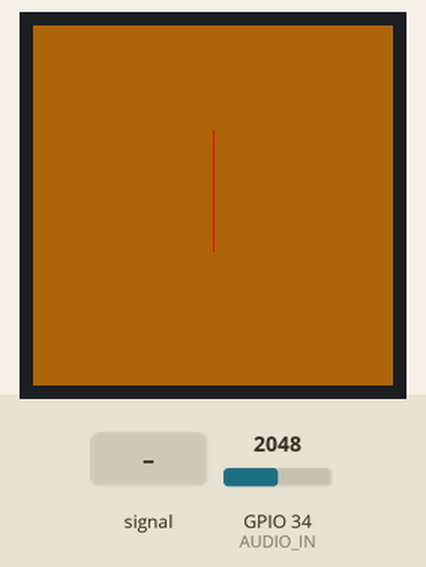
A sketch run on a simulated ESP32. Parts: 240×240 colour display. Inputs (shaded band) come from the test bench; at power-on: GPIO 34 (AUDIO_IN) = 2048.

Above: at 1.4 s.
1.5 s: GPIO 34 (AUDIO_IN) fed a 200 Hz sine of ±327 counts around its level
At 2.2 s:
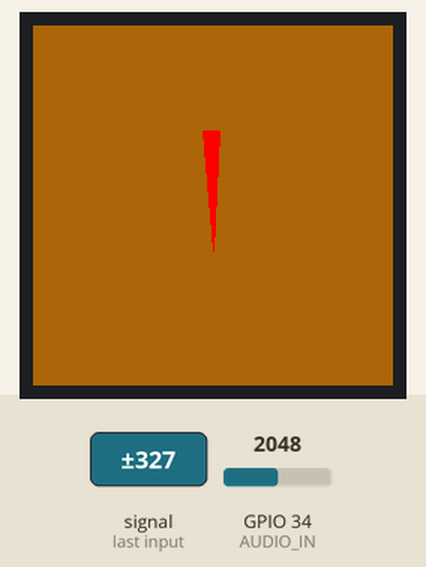
3.1 s: GPIO 34 (AUDIO_IN) set to 1228
At 4.4 s:
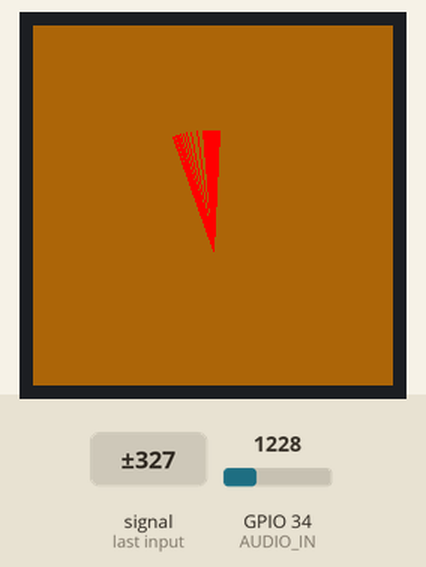
4.7 s: GPIO 34 (AUDIO_IN) set to 491
At 6.0 s:
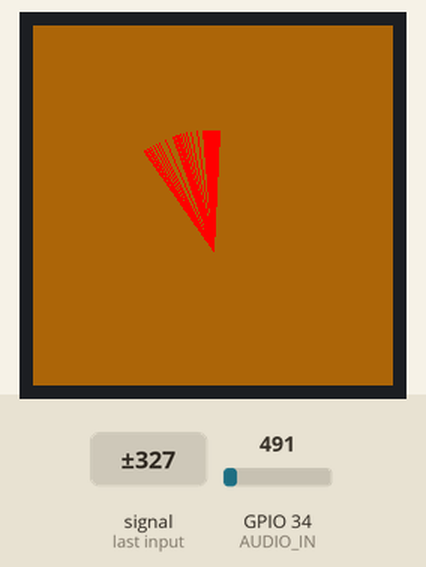
6.3 s: GPIO 34 (AUDIO_IN) fed a 200 Hz sine of ±327 counts around its level
At 7.7 s:
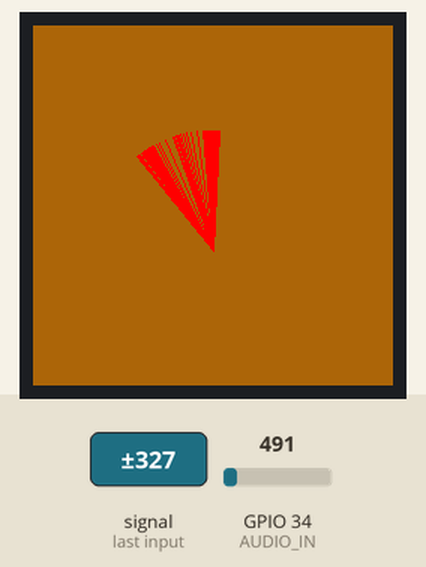
7.9 s: GPIO 34 (AUDIO_IN) set to 0
At 9.3 s:
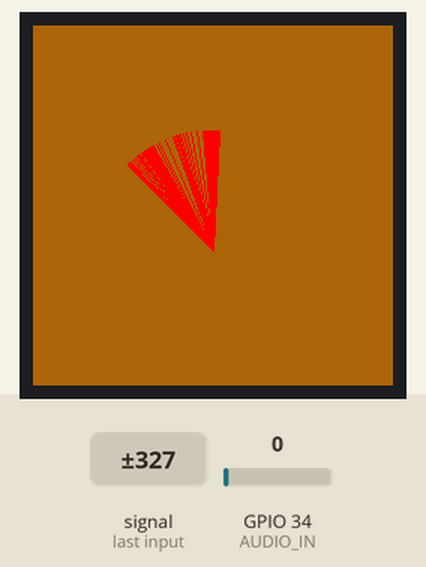
Timing chart, 0 to 10.5 s (numbered marks = the images above; inputs shaded):
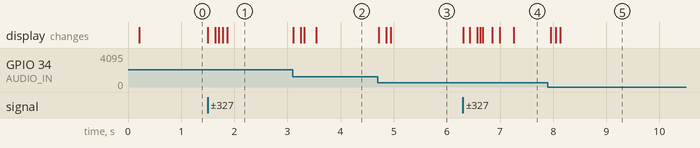

Measured:
- after the input at 1.5 s, the display: first changes at once (image 1 shows a later state)
- after the input at 3.1 s, the display: first changes at once (image 2 shows a later state)
- after the input at 4.7 s, the display: first changes at once (image 3 shows a later state)
- after the input at 6.3 s, the display: first changes at once (image 4 shows a later state)
- after the input at 7.9 s, the display: first changes after 0.05 s (image 5 shows a later state)

The sketch:

esp32_gc9a01_vu_meter.ino
```cpp
// Reads an analog audio envelope input on the ESP32 and draws a damped, animated needle on a GC9A01 240x240 round TFT to act as a VU meter (single channel).
//
// Full tutorial: https://shillehtek.com/blogs/news/esp32-gc9a01-stereo-vu-meter
// Parts used: https://shillehtek.com/products/round-1-28in-ips-lcd-gc9a01-240x240-esp32
//             https://shillehtek.com/products/esp32-dev-board-cp2102-type-c-4mb
//             https://shillehtek.com/products/100pcs-common-diode-kit-1n4148-1n4007-1n5819-1n5399-plastic-bag
// More examples: https://github.com/shillehbean/shillehtek-examples
//

#include "SPI.h"
#include "Adafruit_GFX.h"
#include "Adafruit_GC9A01A.h"

#define TFT_DC 2
#define TFT_CS 15
#define DEG2RAD 0.0174532925

Adafruit_GC9A01A tft(TFT_CS, TFT_DC);

const int AUDIO_IN = 34;   // envelope follower output
float needle = 0;          // current needle angle

void setup() {
  tft.begin();
  tft.fillScreen(0xAB21);  // retro dial background color
  // draw the scale arc, tick marks and labels once here
}

void loop() {
  int raw = analogRead(AUDIO_IN);
  float target = map(raw, 0, 4095, -45, 45);   // level  needle angle
  needle += (target - needle) * 0.25;          // damped, homogeneous motion

  // erase the previous needle, then redraw at the new angle
  float x = 120 + 80 * sin(needle * DEG2RAD);
  float y = 150 - 80 * cos(needle * DEG2RAD);
  tft.drawLine(120, 150, x, y, GC9A01A_RED);

  delay(20);
}
```
